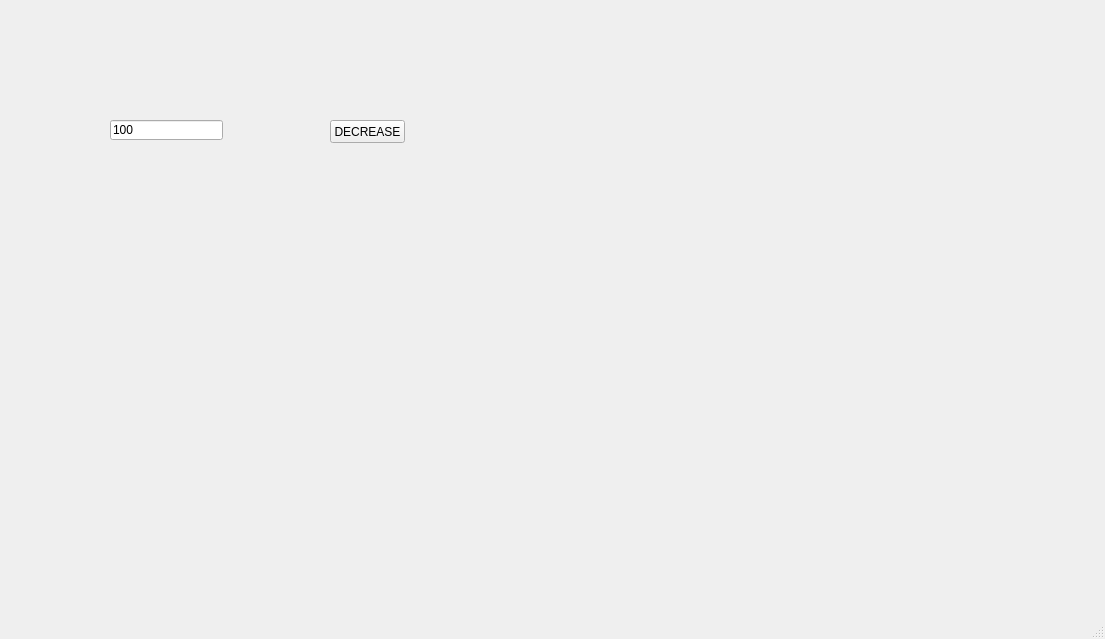
<?xml version="1.0" encoding="UTF-8"?>
<ui version="4.0">
 <class>MainWindow</class>
 <widget class="QMainWindow" name="MainWindow">
  <property name="geometry">
   <rect>
    <x>0</x>
    <y>0</y>
    <width>1105</width>
    <height>639</height>
   </rect>
  </property>
  <property name="windowTitle">
   <string>MainWindow</string>
  </property>
  <widget class="QWidget" name="centralwidget">
   <widget class="QLineEdit" name="le">
    <property name="geometry">
     <rect>
      <x>110</x>
      <y>120</y>
      <width>113</width>
      <height>20</height>
     </rect>
    </property>
    <property name="text">
     <string>100</string>
    </property>
   </widget>
   <widget class="QPushButton" name="pb">
    <property name="geometry">
     <rect>
      <x>330</x>
      <y>120</y>
      <width>75</width>
      <height>23</height>
     </rect>
    </property>
    <property name="text">
     <string>DECREASE</string>
    </property>
   </widget>
  </widget>
  <widget class="QMenuBar" name="menubar">
   <property name="geometry">
    <rect>
     <x>0</x>
     <y>0</y>
     <width>1105</width>
     <height>21</height>
    </rect>
   </property>
  </widget>
  <widget class="QStatusBar" name="statusbar"/>
 </widget>
 <resources/>
 <connections/>
</ui>
